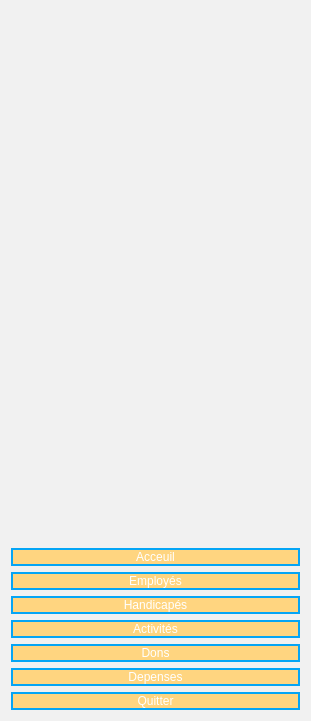
   <widget class="QWidget" name="widget_2" native="true">
    <property name="geometry">
     <rect>
      <x>0</x>
      <y>0</y>
      <width>311</width>
      <height>721</height>
     </rect>
    </property>
    <property name="styleSheet">
     <string notr="true">background-color: rgb(241, 241, 241);
font:15pt &quot;Vijaya&quot;;</string>
    </property>
    <layout class="QVBoxLayout" name="verticalLayout">
     <property name="topMargin">
      <number>9</number>
     </property>
     <item>
      <widget class="QLabel" name="logo">
       <property name="enabled">
        <bool>true</bool>
       </property>
       <property name="text">
        <string/>
       </property>
       <property name="pixmap">
        <pixmap>../../Downloads/Picture1.png</pixmap>
       </property>
       <property name="scaledContents">
        <bool>false</bool>
       </property>
       <property name="wordWrap">
        <bool>false</bool>
       </property>
      </widget>
     </item>
     <item>
      <widget class="QPushButton" name="Acceuil">
       <property name="styleSheet">
        <string notr="true">QPushButton{
border: 2px solid rgb(5, 165, 245);
color:#FFF;
background-color: rgb(255, 213, 128);
	font: 18pt &quot;Vijaya&quot;;

}
QPushButton:hover{
font: Bold;
	background-color: rgb(190, 229, 176);
}
QPushButton:focus{
	background-color: rgb(190, 229, 176);
font: Bold;
}

</string>
       </property>
       <property name="text">
        <string>Acceuil</string>
       </property>
       <property name="icon">
        <iconset>
         <normaloff>:/home.png</normaloff>:/home.png</iconset>
       </property>
       <property name="iconSize">
        <size>
         <width>40</width>
         <height>40</height>
        </size>
       </property>
       <property name="checkable">
        <bool>false</bool>
       </property>
       <property name="autoDefault">
        <bool>false</bool>
       </property>
       <property name="default">
        <bool>false</bool>
       </property>
       <property name="flat">
        <bool>false</bool>
       </property>
      </widget>
     </item>
     <item>
      <widget class="QPushButton" name="Employes">
       <property name="styleSheet">
        <string notr="true">QPushButton{
border: 2px solid rgb(5, 165, 245);
color:#FFF;
background-color: rgb(255, 213, 128);
	font: 18pt &quot;Vijaya&quot;;

}
QPushButton:hover{
font: Bold;
	background-color: rgb(190, 229, 176);
}
QPushButton:focus{
	background-color: rgb(190, 229, 176);
font: Bold;
}

</string>
       </property>
       <property name="text">
        <string>Employés</string>
       </property>
       <property name="icon">
        <iconset>
         <normaloff>:/product.png</normaloff>:/product.png</iconset>
       </property>
       <property name="iconSize">
        <size>
         <width>40</width>
         <height>40</height>
        </size>
       </property>
       <property name="checkable">
        <bool>false</bool>
       </property>
       <property name="autoDefault">
        <bool>false</bool>
       </property>
       <property name="default">
        <bool>false</bool>
       </property>
       <property name="flat">
        <bool>false</bool>
       </property>
      </widget>
     </item>
     <item>
      <widget class="QPushButton" name="Handicapes">
       <property name="styleSheet">
        <string notr="true">QPushButton{
border: 2px solid rgb(5, 165, 245);
color:#FFF;
background-color: rgb(255, 213, 128);
	font: 18pt &quot;Vijaya&quot;;

}
QPushButton:hover{
font: Bold;
	background-color: rgb(190, 229, 176);
}
QPushButton:focus{
	background-color: rgb(190, 229, 176);
font: Bold;
}

</string>
       </property>
       <property name="text">
        <string>Handicapés</string>
       </property>
       <property name="icon">
        <iconset>
         <normaloff>:/service.png</normaloff>:/service.png</iconset>
       </property>
       <property name="iconSize">
        <size>
         <width>40</width>
         <height>40</height>
        </size>
       </property>
       <property name="checkable">
        <bool>false</bool>
       </property>
       <property name="autoDefault">
        <bool>false</bool>
       </property>
       <property name="default">
        <bool>false</bool>
       </property>
       <property name="flat">
        <bool>false</bool>
       </property>
      </widget>
     </item>
     <item>
      <widget class="QPushButton" name="Activites">
       <property name="styleSheet">
        <string notr="true">QPushButton{
border: 2px solid rgb(5, 165, 245);
color:#FFF;
background-color: rgb(255, 213, 128);
	font: 18pt &quot;Vijaya&quot;;

}
QPushButton:hover{
font: Bold;
	background-color: rgb(190, 229, 176);
}
QPushButton:focus{
	background-color: rgb(190, 229, 176);
font: Bold;
}

</string>
       </property>
       <property name="text">
        <string>Activités</string>
       </property>
       <property name="icon">
        <iconset>
         <normaloff>:/client.png</normaloff>:/client.png</iconset>
       </property>
       <property name="iconSize">
        <size>
         <width>40</width>
         <height>40</height>
        </size>
       </property>
       <property name="checkable">
        <bool>false</bool>
       </property>
       <property name="autoDefault">
        <bool>false</bool>
       </property>
       <property name="default">
        <bool>false</bool>
       </property>
       <property name="flat">
        <bool>false</bool>
       </property>
      </widget>
     </item>
     <item>
      <widget class="QPushButton" name="Dons">
       <property name="styleSheet">
        <string notr="true">QPushButton{
border: 2px solid rgb(5, 165, 245);
color:#FFF;
background-color: rgb(255, 213, 128);
	font: 18pt &quot;Vijaya&quot;;

}
QPushButton:hover{
font: Bold;
	background-color: rgb(190, 229, 176);
}
QPushButton:focus{
	background-color: rgb(190, 229, 176);
font: Bold;
}

</string>
       </property>
       <property name="text">
        <string>Dons</string>
       </property>
       <property name="icon">
        <iconset>
         <normaloff>:/cliennnt.png</normaloff>:/cliennnt.png</iconset>
       </property>
       <property name="iconSize">
        <size>
         <width>40</width>
         <height>40</height>
        </size>
       </property>
       <property name="checkable">
        <bool>false</bool>
       </property>
       <property name="autoDefault">
        <bool>false</bool>
       </property>
       <property name="default">
        <bool>false</bool>
       </property>
       <property name="flat">
        <bool>false</bool>
       </property>
      </widget>
     </item>
     <item>
      <widget class="QPushButton" name="Depenses">
       <property name="styleSheet">
        <string notr="true">QPushButton{
border: 2px solid rgb(5, 165, 245);
color:#FFF;
background-color: rgb(255, 213, 128);
	font: 18pt &quot;Vijaya&quot;;

}
QPushButton:hover{
font: Bold;
	background-color: rgb(190, 229, 176);
}
QPushButton:focus{
	background-color: rgb(190, 229, 176);
font: Bold;
}

</string>
       </property>
       <property name="text">
        <string>Depenses</string>
       </property>
       <property name="icon">
        <iconset>
         <normaloff>:/product.png</normaloff>:/product.png</iconset>
       </property>
       <property name="iconSize">
        <size>
         <width>40</width>
         <height>40</height>
        </size>
       </property>
       <property name="checkable">
        <bool>false</bool>
       </property>
       <property name="autoDefault">
        <bool>false</bool>
       </property>
       <property name="default">
        <bool>false</bool>
       </property>
       <property name="flat">
        <bool>false</bool>
       </property>
      </widget>
     </item>
     <item>
      <widget class="QPushButton" name="Quitter">
       <property name="styleSheet">
        <string notr="true">QPushButton{
border: 2px solid rgb(5, 165, 245);
color:#FFF;
background-color: rgb(255, 213, 128);
	font: 18pt &quot;Vijaya&quot;;

}
QPushButton:hover{
font: Bold;
	background-color: rgb(190, 229, 176);
}
QPushButton:focus{
	background-color: rgb(190, 229, 176);
font: Bold;
}

</string>
       </property>
       <property name="text">
        <string>Quitter</string>
       </property>
       <property name="icon">
        <iconset>
         <normaloff>:/settings.png</normaloff>:/settings.png</iconset>
       </property>
       <property name="iconSize">
        <size>
         <width>40</width>
         <height>40</height>
        </size>
       </property>
       <property name="checkable">
        <bool>false</bool>
       </property>
       <property name="autoDefault">
        <bool>false</bool>
       </property>
       <property name="default">
        <bool>false</bool>
       </property>
       <property name="flat">
        <bool>false</bool>
       </property>
      </widget>
     </item>
    </layout>
   </widget>
